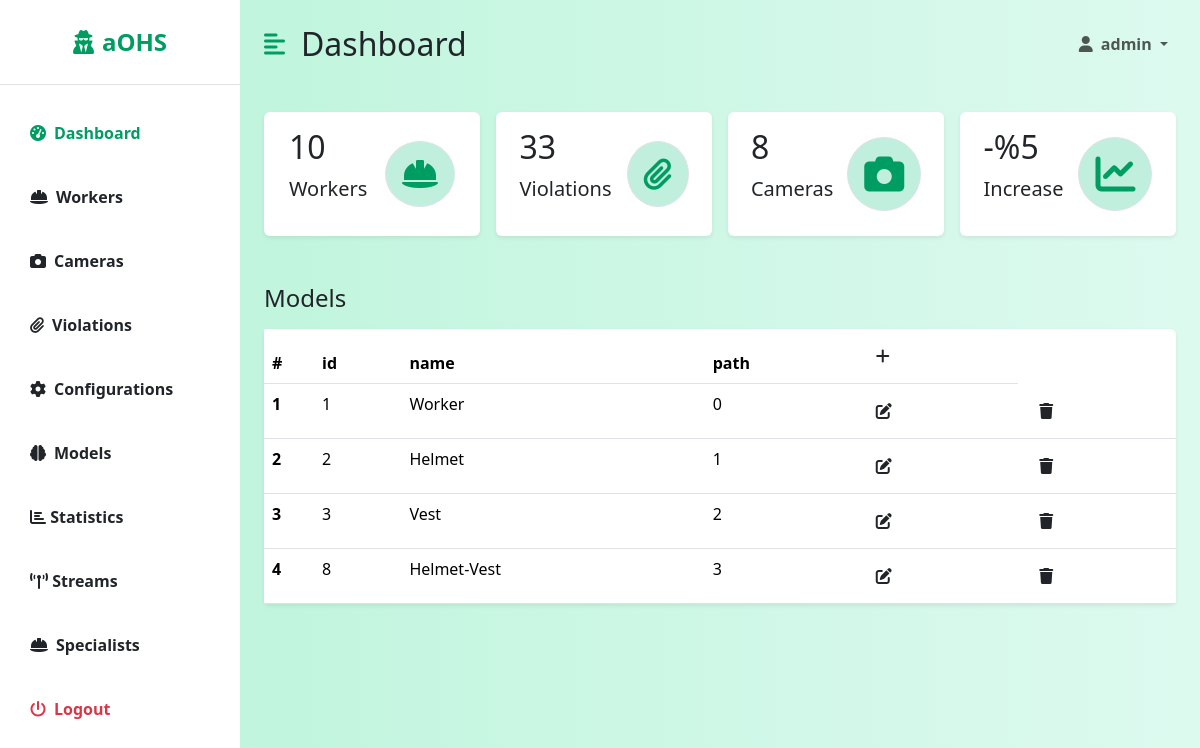
Before: /dashboard/models/ (signed in) with the older database file.
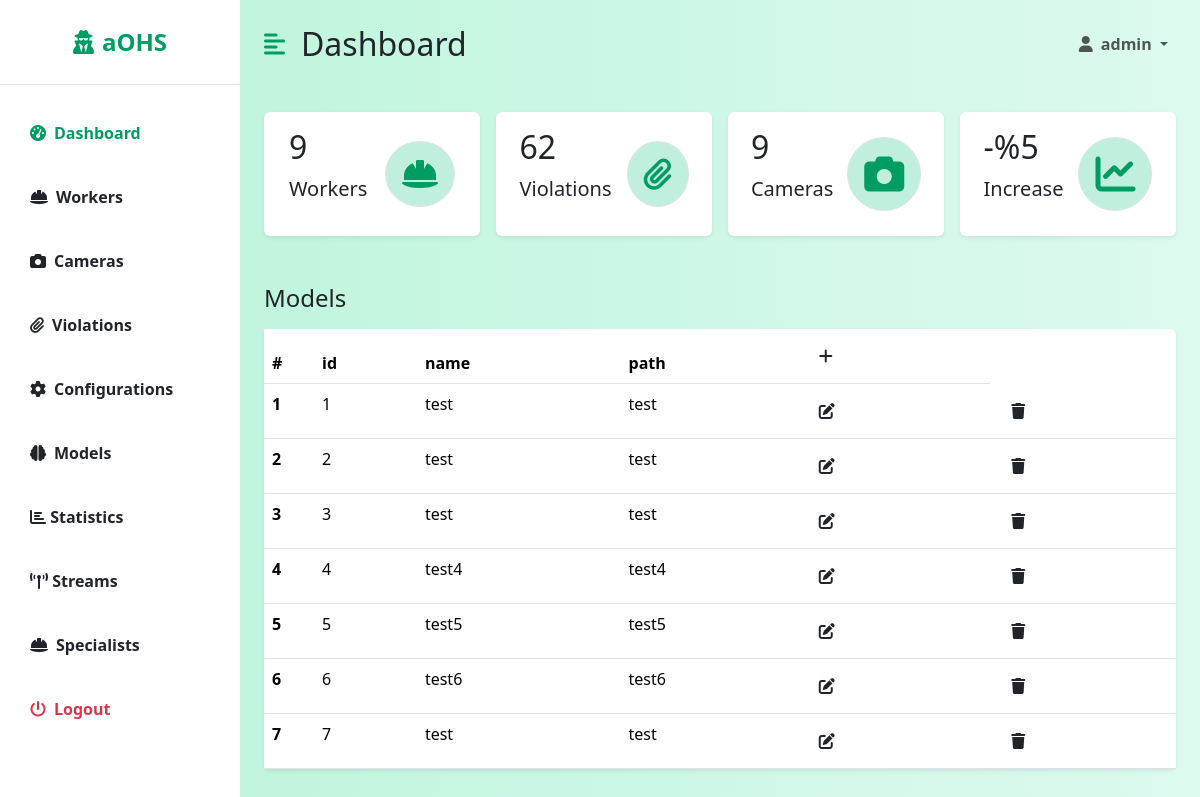
After: the same page with the newer database file.
### backend/models.py (models this page shows, shortened)
class Model(models.Model):
    id = models.AutoField(primary_key=True)
    name = models.CharField(max_length=100, null=False)
    path = models.CharField(max_length=100, null=False)
    created = models.DateTimeField(auto_now_add=True)
    modified = models.DateTimeField(auto_now=True)

### dashboard/views/model_views.py (the view, shortened to what this page needs)
# urls.py: path('models/', ModelView.as_view()),
class ModelView(LoginRequiredMixin, View, GetCountsMixin):
    login_url = '/login/'
    redirect_field_name = 'redirect_to'
    def get(self, request):
        headers = ['id', 'name', 'path']
        models = Model.objects.all()
        return render(request, 'dashboard/listModel.html',
                      {'headers': headers, 'data': models, 'counts': super().get_counts()})

### dashboard/views/mixins.py (called while the page is built)
    def get_counts(self):
        counts = {
            'workers': Worker.objects.filter(active=True).count(),
            'violations': Violation.objects.filter(valid=True).count(),
            'cameras': Camera.objects.count(),
        }
        return counts

### dashboard/templates/dashboard/listModel.html
{% extends 'dashboard/dashboard.html' %}
{% block table %}
    <h3 class="fs-4 mb-3">Models</h3>
    <table class="table bg-white rounded shadow-sm  table-hover">
        <thead>
            <tr>
                <th scope="col" width="50">#</th>
                {% for header in headers %}
                    <th scope="col">{{ header }}</th>
                {% endfor %}
                <th><a class="btn" href="/dashboard/"><i class="fa fa-plus"></i></a></th>
            </tr>
        </thead>
        <tbody>
        {% for datum in data %}
            <tr>
                <th scope="row">{{ forloop.counter }}</th>
                <td>{{ datum.id }}</td>
                <td>{{ datum.name }}</td>
                <td>{{ datum.path }}</td>
                <th><a class="btn" href="/dashboard/models/edit/{{ datum.id }}/"><i class="fa fa-edit"></i></a></th>
                <th><a class="btn" href="/dashboard/models/delete/{{ datum.id }}/"><i class="fa fa-trash"></i></a></th>
            </tr>
        {% endfor %}
        </tbody>
    </table>
{% endblock %}

### dashboard/templates/dashboard/dashboard.html (shortened to what the changed rows need)
{% extends 'base.html' %}
{% block dashboard %}
    <div class="d-flex" id="wrapper">
        <div id="page-content-wrapper">
            <nav class="navbar navbar-expand-lg navbar-light bg-transparent py-4 px-4">
                <div class="d-flex align-items-center">
                    <h2 class="fs-2 m-0">Dashboard</h2>
                </div>
            </nav>
            <div class="container-fluid px-4">
                <div class="row g-3 my-2">
                    <div class="col-md-3">
                        <div class="p-3 bg-white shadow-sm d-flex justify-content-around align-items-center rounded">
                            <div>
                                <h3 class="fs-2">{{ counts.workers }}</h3>
                                <p class="fs-5">Workers</p>
                            </div>
                        </div>
                    </div>
                    <div class="col-md-3">
                        <div class="p-3 bg-white shadow-sm d-flex justify-content-around align-items-center rounded">
                            <div>
                                <h3 class="fs-2">{{ counts.violations }}</h3>
                                <p class="fs-5">Violations</p>
                            </div>
                        </div>
                    </div>
                    <div class="col-md-3">
                        <div class="p-3 bg-white shadow-sm d-flex justify-content-around align-items-center rounded">
                            <div>
                                <h3 class="fs-2">{{ counts.cameras }}</h3>
                                <p class="fs-5">Cameras</p>
                            </div>
                        </div>
                    </div>
                </div>
                <div class="row my-5">
                    <div class="col">
                        {% block table %}
                        {% endblock %}
                    </div>
                </div>
            </div>
        </div>
    </div>
{% endblock %}

Changed rows visible on the page:
removed Model: id "8", name "Helmet-Vest", path "3"
changed Model id 1: name "Worker" → "test"; path "0" → "test"
changed Model id 2: name "Helmet" → "test"; path "1" → "test"
changed Model id 3: name "Vest" → "test"; path "2" → "test"
added Model: id "4", name "test4", path "test4"
added Model: id "5", name "test5", path "test5"
added Model: id "6", name "test6", path "test6"
added Model: id "7", name "test", path "test"
Other visible differences:
{{ counts.workers }}: "10" → "9"
{{ counts.violations }}: "33" → "62"
{{ counts.cameras }}: "8" → "9"
